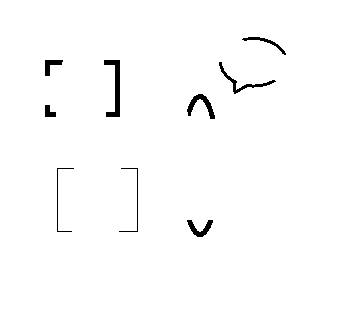
//> input picture harris_corner/test/corners.bmp, 343 x 315 px
$ ./cornerSubPix_Demo ../test/corners.bmp   (built with g++ and OpenCV 4)
//> lines starting //> are read from the running program, lines starting //| are printed output that depends on the picture; after the words box and inside, x2 and y2 are one past the last pixel; in counts of white or black regions, pixels touching at a corner belong together
/**
 * @function cornerSubPix_Demo.cpp
 * @brief Demo code for refining corner locations
 * @author OpenCV team
 */

#include "opencv2/highgui/highgui.hpp"
#include "opencv2/imgproc/imgproc.hpp"
#include <iostream>
#include <stdio.h>
#include <stdlib.h>

using namespace cv;
using namespace std;

/// Global variables
Mat src, src_gray;

int maxCorners = 10;
int maxTrackbar = 25;

RNG rng(12345);
const char* source_window = "Image";

/// Function header
void goodFeaturesToTrack_Demo( int, void* );

/**
 * @function main
 */
int main( int, char** argv )
{
  /// Load source image and convert it to gray
  src = imread( argv[1], 1 );
//> src is the input picture: 315 rows x 343 cols, CV_8UC3; 98.5% white; 9 black regions, largest, box (x1, y1, x2, y2) and area: (104, 60, 120, 117) 385, (187, 94, 215, 119) 247, (219, 62, 276, 94) 238
  cvtColor( src, src_gray, COLOR_BGR2GRAY );

  /// Create Window
  namedWindow( source_window, WINDOW_AUTOSIZE );

  /// Create Trackbar to set the number of corners
  createTrackbar( "Max  corners:", source_window, &maxCorners, maxTrackbar, goodFeaturesToTrack_Demo );

  imshow( source_window, src );

  goodFeaturesToTrack_Demo( 0, 0 );

  waitKey(0);
  return(0);
}

/**
 * @function goodFeaturesToTrack_Demo.cpp
 * @brief Apply Shi-Tomasi corner detector
 */
void goodFeaturesToTrack_Demo( int, void* )
{
  if( maxCorners < 1 ) { maxCorners = 1; }

  /// Parameters for Shi-Tomasi algorithm
  vector<Point2f> corners;
  double qualityLevel = 0.01;
  double minDistance = 10;
  int blockSize = 3;
  bool useHarrisDetector = false;
  double k = 0.04;

  /// Copy the source image
  Mat copy;
  copy = src.clone();

  /// Apply corner detection
  goodFeaturesToTrack( src_gray,
               corners,
               maxCorners,
               qualityLevel,
               minDistance,
               Mat(),
               blockSize,
               useHarrisDetector,
               k );
//> corners = 10 Points (x, y): [189, 115], [220, 62], [187, 220], [62, 60], [285, 54], [211, 221], [236, 89], [275, 81], [242, 39], [214, 118]


  /// Draw corners detected
  cout<<"** Number of corners detected: "<<corners.size()<<endl;
//| ** Number of corners detected: 10
  int r = 4;
  for( size_t i = 0; i < corners.size(); i++ ){
	  circle( copy, corners[i],
			  r,
			  Scalar(rng.uniform(0, 255), rng.uniform(0, 255), rng.uniform(0, 255)),
			  -1,
			  8,
			  0 );
	  cout<<" -- raw Corner ["<<i<<"]  ("<<corners[i].x<<","<<corners[i].y<<")"<<endl;
  }
//> this loop made 10 passes
//|  -- raw Corner [0]  (189,115)
//|  -- raw Corner [1]  (220,62)
//|  -- raw Corner [2]  (187,220)
//|  -- raw Corner [3]  (62,60)
//|  -- raw Corner [4]  (285,54)
//|  -- raw Corner [5]  (211,221)
//|  -- raw Corner [6]  (236,89)
//|  -- raw Corner [7]  (275,81)
//> (output is shown up to pass 8 of 10)
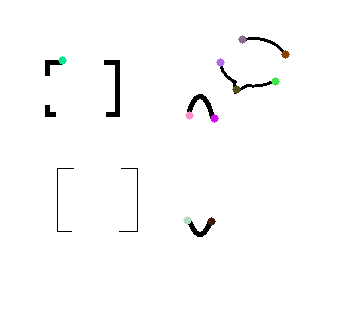
//> copy: 315 rows x 343 cols, CV_8UC3; 0.45% of pixels changed, all inside (x1, y1, x2, y2) = (58, 35, 290, 226)

  /// Show what you got
  namedWindow( source_window, WINDOW_AUTOSIZE );
  imshow( source_window, copy );

  /// Set the neeed parameters to find the refined corners
  Size winSize = Size( 5, 5 );
  Size zeroZone = Size( -1, -1 );
  TermCriteria criteria = TermCriteria( CV_TERMCRIT_EPS + CV_TERMCRIT_ITER, 40, 0.001 );

  /// Calculate the refined corner locations
  cornerSubPix( src_gray, corners, winSize, zeroZone, criteria );
//> corners = 10 Points (x, y): [188.9, 115.6], [219.4, 61.45], [187.5, 219.2], [62.5, 61.19], [284.9, 53.95], [212.1, 219.5], [234, 92.88], [275.1, 80.06], [242.5, 39.27], [213, 118.5]

  /// Write them down
  for( size_t i = 0; i < corners.size(); i++ )
  { cout<<" -- Refined Corner ["<<i<<"]  ("<<corners[i].x<<","<<corners[i].y<<")"<<endl; }
}
